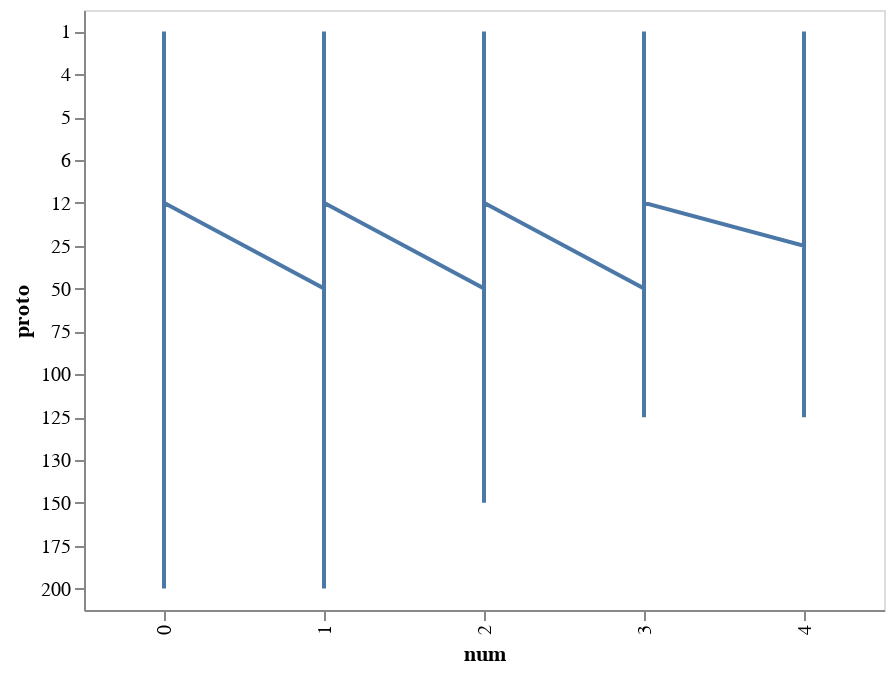

Notebook code for this chart:
### Code cell
alt.Chart(top_rank_df).mark_line().encode(
    x='num:O',
    y='proto:O'
)

### Figure 1 — Vega-Lite specification as saved in the notebook (floating-point values rounded to 4 significant figures; data arrays with more than 128 entries replaced by an {"elided": "..."} marker saying what was removed)
{"$schema": "https://vega.github.io/schema/vega-lite/v3.4.0.json", "config": {"mark": {"tooltip": null}, "view": {"height": 300, "width": 400}}, "data": {"name": "data-0d8d1222eb52e01a6b65c02736ef7629"}, "datasets": {"data-0d8d1222eb52e01a6b65c02736ef7629": {"elided": "617 records"}}, "encoding": {"x": {"field": "num", "type": "ordinal"}, "y": {"field": "proto", "type": "ordinal"}}, "mark": "line"}
